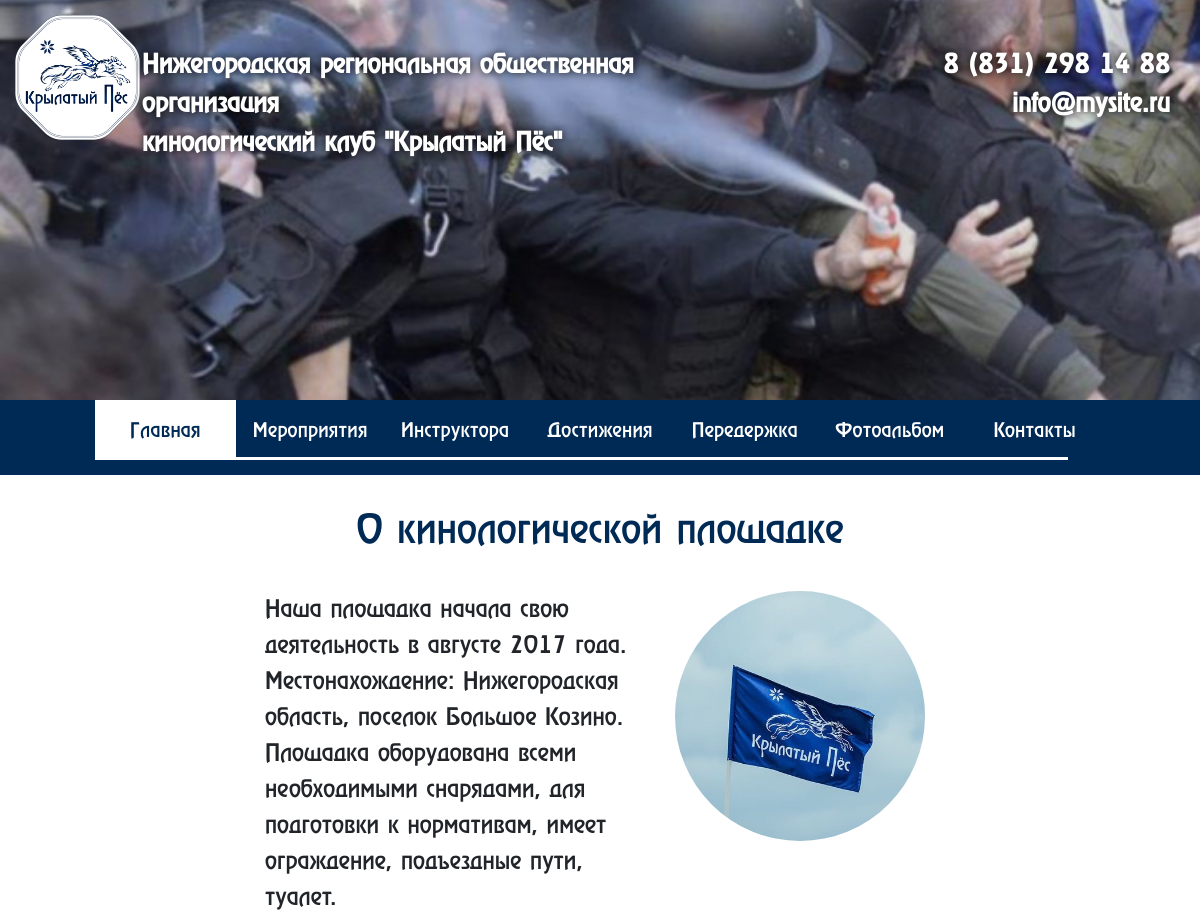
Before: / (upper part) with the older database file.
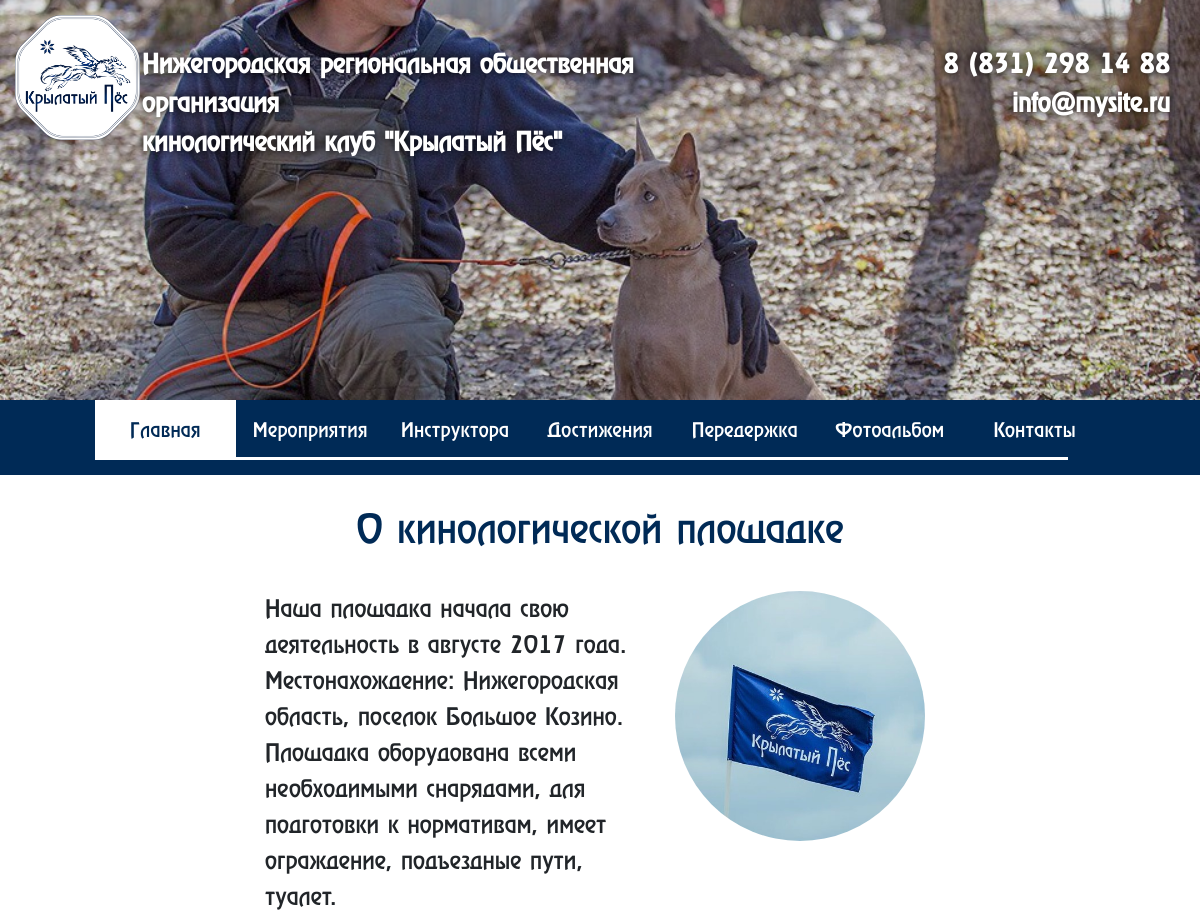
After: the same page with the newer database file.
### tables this page shows
CREATE TABLE IF NOT EXISTS `contacts` (
  `id` int(11) NOT NULL AUTO_INCREMENT,
  `name` text NOT NULL,
  `img` text NOT NULL,
  `phone` text NOT NULL,
  `mail` text NOT NULL,
  `addres` text NOT NULL,
  `requisites` text NOT NULL,
  `time_work` text NOT NULL,
  `time_half` text NOT NULL,
  `weekend` text NOT NULL,
  PRIMARY KEY (`id`)
);

### index.php (the view, shortened to what this page needs)
<?php
require_once ("connection.php");
$link = mysqli_connect($host, $user, $password, $database) or die("Ошибка".mysqli_error($link));
$select_contacts = mysqli_query($link, "SELECT * from contacts") or die("Error".mysqli_error($link));
$row = mysqli_fetch_array($select_contacts);
?>
<!DOCTYPE html>
<html lang="en">
<head>
    <link rel="stylesheet" href="lib/bootstrap-4.0.0-dist/css/bootstrap.min.css">
    <link rel="stylesheet" href="css/style.css"  type="text/css">
    <link rel="stylesheet" href="css/adaptiv.css"  type="text/css">
    <link rel="stylesheet" href="css/menu.css"  type="text/css">
    <link rel="stylesheet" href="css/index.css"  type="text/css">
</head>
<body>
    <div class="wrapper">
        <div class="header" style="background-image: url(<?php echo $row["img"];?>);">
            <div class="container-fluid">
                <div class="row justify-content-center">
                    <div class="col-lg-12">
                        <div class="header__background">
                            <div class="row">
                                <div class="col-xl-1 col-lg-2 col-md-2 col-sm-3">
                                    <div class="header__logo">
                                    </div>
                                </div>
                                <div class="col-lg-6 col-md-8 col-sm-9">
                                    <div class="header__text">
                                        <p class="head-text storage_name" style="white-space: pre-wrap;"><?php echo $row["name"];?></p>
                                    </div>
                                </div>
                                <div class="col">
                                    <div class="header__text text_phone">
                                        <p class="head-text storage_phone" id="">тел. <?php echo $row["phone"];?></p>
                                        <p class="head-text storage_mail" id="">e-mail: <?php echo $row["mail"];?></p>
                                    </div>
                                </div>
                            </div>
                        </div>
                    </div>
                </div>
            </div>
        </div>
        <div class="block-menu">
            <div class="container-fluid">
                <div class="row">
                    <div class="col-lg-12">
                        <div class="menu">
                            <nav class="menu-links">
                                <div class="menu-item "><a href="index.php" class="menu-links-item ">Главная</a></div>
                                <div class="menu-item "><a href="news.php" class="menu-links-item ">Мероприятия</a></div>
                                <div class="menu-item "><a href="team.php" class="menu-links-item ">Инструктора</a></div>
                                <div class="menu-item "><a href="attainment.php" class="menu-links-item ">Достижения</a></div>
                                <div class="menu-item "><a href="over-exposure.php" class="menu-links-item ">Передержка</a></div>
                                <div class="menu-item "><a href="photo.php" class="menu-links-item ">Фотоальбом</a></div>
                                <div class="menu-item "><a href="contacts.php" class="menu-links-item ">Контакты</a></div>
                            </nav>
                            <div class="menu-icon">
                            </div>
                        </div>
                    </div>
                </div>
            </div>
        </div>
        <div class="content">
            <div class="container-fluid">
                <div class="row justify-content-center">
                    <div class="col-lg-6">
                        <h2 class="head-h2" style="text-align: center">О кинологической площадке</h2>
                    </div>
                </div>
                <div class="content-text">
                    <div class="row justify-content-center">
                        <div class="col-xl-3 col-lg-3 col-md-8 ">
                            <div class="text-photo" id="main_img1">
                            </div>
                        </div>
                        <div class="col-xl-4 col-lg-4 col-md-8 order-lg-first">
                            <p class="text-p">Наша площадка начала свою деятельность в августе 2017 года.
Местонахождение: Нижегородская область, поселок Большое Козино.
Площадка оборудована всеми необходимыми снарядами, для подготовки к нормативам,
имеет ограждение, подъездные пути, туалет.</p>
                        </div>
                    </div>
                </div>
            </div>
        </div>
    </div>
</body>
</html>

### css/style.css (style rules this page uses)
html { width: 100%; }
.wrapper { width: 100%; height: 100%; position: relative; }
.header { width: 100%; height: 50vh; background-size: cover; background-position: center center; box-shadow:0 0 0 5000px rgba(0, 0, 0, 0.120) inset; }
.header__logo { width: 125px; height: 125px; background-image: url('../img/logo_white.png'); background-size: cover; margin-top: 15px; }
.header__text { margin-top: 45px; margin-left: 27px }
.text_phone { text-align: right; margin-right: 15px; }
.head-text { font-family: Rewi; font-size: 26px; color: #fff; margin-bottom: 0; font-weight: bold; text-shadow: 0px 0px 10px rgba(0, 0, 0, 1); }
.head-h2 { font-family: 'Rewi'; color: #002a56; font-size: 40px; }
.text-p { font-family: 'Rewi'; font-size: 24px; }
.content { width: 100%; }

### css/menu.css (style rules this page uses)
.block-menu .container-fluid { width: 100%; height: 75px; background-color: #002a56; }
.menu { width: 100%; height: 60px; position: relative; display: inline-block; }
.menu-links { width: 100%; height: 100%; position: absolute; margin: 0 auto; text-align: center; z-index: 10; }
.menu-item { width: 12%; height: 100%; display: inline-block; text-align: center; cursor: pointer; line-height: 60px; color: #ffffff; font-family: Roboto; font-size: 18px; letter-spacing: 0.2px; transition: 0.5s; }
.menu:after { content: ""; width: 80%; height: 60px; position: absolute; top: 0; left: 10%; border-bottom: 3px solid #ffffff }
.menu-item a { display: block; padding: 30px auto; text-decoration: none; line-height: 60px; color: #ffffff; font-family: 'Rewi'; font-size: 20px; letter-spacing: 0.2px; position: relative; }
.menu-icon { float: left; margin-left: 82.5%; margin-top: 15px; }

### css/index.css (style rules this page uses)
.content { margin: 30px auto; }
.content-text { margin: 30px auto; }
.text-photo { width: 250px; height: 250px; border-radius: 50%; margin: 0 auto; background-color: #002a56; }
#main_img1 { background-image: url("/img/main_img1.jpg"); background-size: cover; }

Changed rows visible on the page:
changed contacts: img: a different picture
